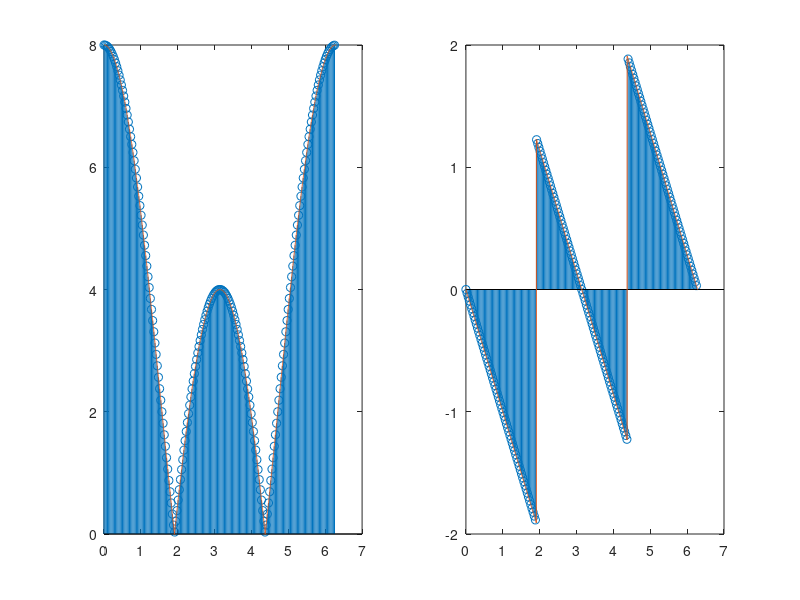

Write the MATLAB code that produced this figure.
N = 200; Om0 = 2*pi/N; k = 0:(N-1); n = 0:(N-1);

x = [3; 2; 3; zeros(N-3,1)];

DN = exp(-1j*Om0*k'*n); X = DN*x;

Om = linspace(0,2*pi,6001); XOm = exp(-1j*Om).*(2+6*cos(Om));
subplot(121); stem(k*Om0,abs(X)); line(Om,abs(XOm));
subplot(122); stem(k*Om0,angle(X)); line(Om,angle(XOm));